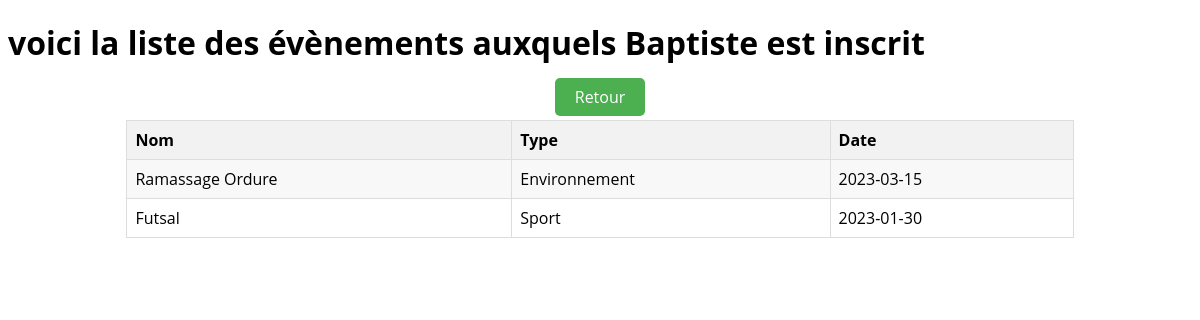
The app's page /eventsByUsers.php?id=27 with its own data.
### tables this page shows
CREATE TABLE IF NOT EXISTS `users` (
  `id` int(11) NOT NULL AUTO_INCREMENT,
  `nom` varchar(255) NOT NULL,
  `prenom` varchar(255) NOT NULL,
  `password` varchar(255) NOT NULL,
  `email` varchar(255) NOT NULL,
  `role` enum('ROLE_USER','ROLE_ADMIN') NOT NULL DEFAULT 'ROLE_USER',
  `nb_events` int(11) NOT NULL DEFAULT '0',
  `newsletter` tinyint(1) DEFAULT '0',
  PRIMARY KEY (`id`)
);

CREATE TABLE IF NOT EXISTS `events` (
  `id` int(11) NOT NULL AUTO_INCREMENT,
  `nom` varchar(255) NOT NULL,
  `type` varchar(255) NOT NULL,
  `date` date NOT NULL,
  `nb_inscrit` int(11) DEFAULT '0',
  PRIMARY KEY (`id`)
);

### public/fonction.php (called while the page is built, shortened)
<?php
require_once 'connexion_bd.php';
function idUser($id = null){
    global $pdo;
    $query = 'SELECT * FROM users WHERE id=:id';
    $prep = $pdo->prepare($query);
    $prep->bindValue(':id', $id);
    $prep->execute();
    $result = $prep->fetch();
    return $result;
}
function eventsByUser($user_id){
    global $pdo;
    $query = 'SELECT events.nom, events.type, events.date
              FROM events
              JOIN events_users ON events.id = events_users.event_id
              JOIN users ON users.id = events_users.user_id
              WHERE users.id = :user_id';
    $prep = $pdo->prepare($query);
    $prep->bindValue(':user_id', $user_id);
    $prep->execute();
    return $prep->fetchAll();
}

### public/eventsByUsers.php (the view, shortened to what this page needs)
<!DOCTYPE html>
<html lang="fr">
<head class="tete">
    <?php
    require_once 'fonction.php';
    if (isset($_GET['id'])) {
        $user_id = $_GET['id'];
        $user = idUser($user_id);
        $users = eventsByUser($user_id);
    }
    ?>
</head>
<body>
    <div class="container">
        <table class="table table-bordered table-dark">
            <h1>
            <?php echo $_SESSION['prenom'] ?> voici la liste des évènements auxquels <?php echo $user->prenom; ?> est inscrit            </h1>
            <div style="text-align: center; margin-top: 10px;">
                <a href="listeUser.php" class="btn btn-primary">Retour</a>
            </div>
            <tr>
                <th>Nom</th>
                <th>Type</th>
                <th>Date</th>
            </tr>
            <?php foreach ($users as $us): ?>
                <tr>
                    <td>
                        <?php echo $us->nom ?>
                    </td>
                    <td>
                        <?php echo $us->type ?>
                    </td>
                    <td>
                        <?php echo $us->date ?>
                    </td>
                </tr>
            <?php endforeach ?>
        </table>
    </div>
</body>

### public/eventsByUsers.php (style rules this page uses)
body { font-family: 'Open Sans', sans-serif; }
table { border-collapse: collapse; width: 80%; margin: 0 auto; margin-top: 1%; }
th, td { border: 1px solid #ddd; padding: 8px; text-align: left; }
th { background-color: #f2f2f2; font-weight: bold; }
tr:nth-child(even) { background-color: #f8f8f8; }
.table { border-radius: 10px; }
.btn { padding: 8px 20px; border-radius: 5px; text-decoration: none; color: #fff; }
.btn-primary { background-color: #4CAF50; }

### records on screen
users: prenom "Baptiste"
events: nom "Ramassage Ordure", type "Environnement", date "2023-03-15"
events: nom "Futsal", type "Sport", date "2023-01-30"
